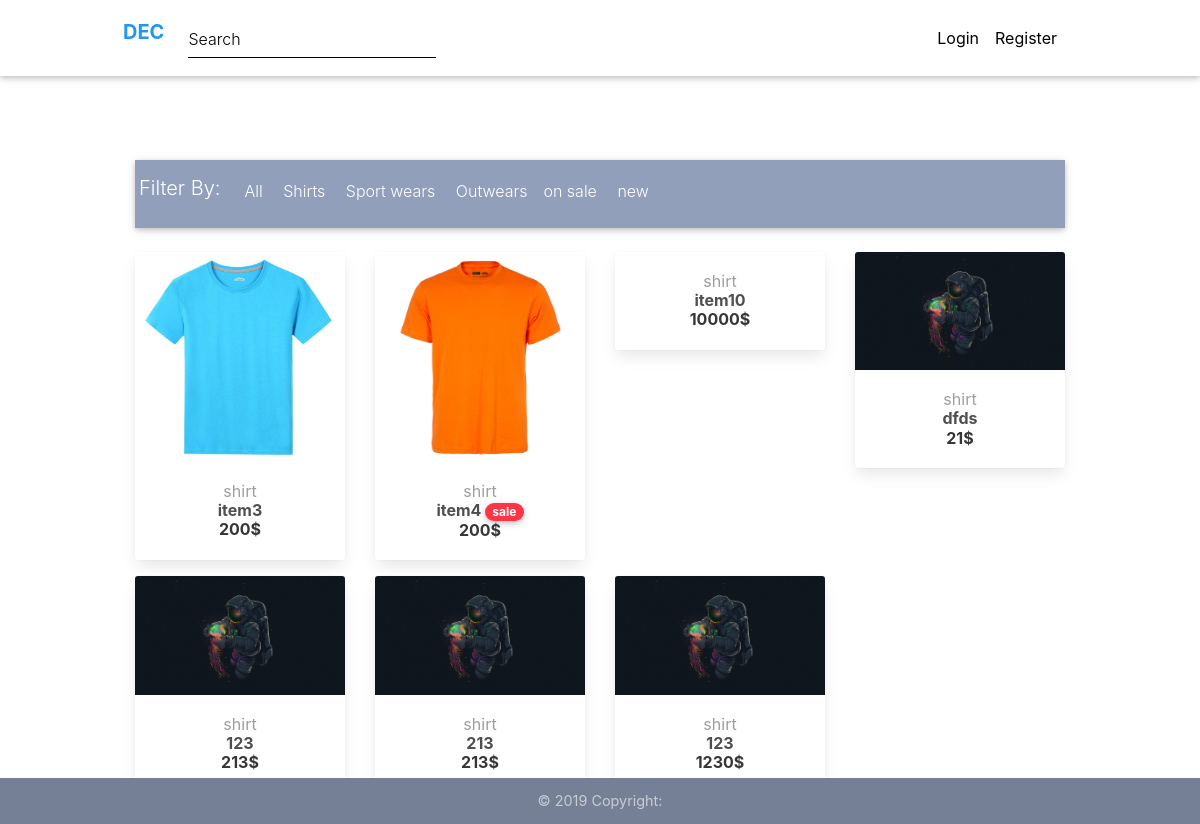
/shirt/, run on the app's committed database.
### store/models.py (models this page shows, shortened)
class Item(models.Model):
    title = models.CharField(max_length=200)
    description = models.TextField(null=True, blank=True)
    info = models.TextField(null=True, blank= True)
    price = models.IntegerField(default=0)
    discount_price = models.IntegerField(blank=True, null=True)
    image = models.ImageField(default="default.jpg", upload_to='item_pic')
    category = models.CharField(choices=CATEGORY, max_length=10)
    label = models.CharField(choices=LABEL, max_length=10, blank=True, null=True)
    image_2 = models.ImageField(default="default.jpg", null=True, blank=True, upload_to="item_pic")
    image_3 = models.ImageField(default="default.jpg", null=True, blank=True, upload_to="item_pic")
    image_4 = models.ImageField(default="default.jpg", null=True, blank=True, upload_to="item_pic")
    wish = models.ManyToManyField(User, blank=True, related_name="wish")
    objects = ItemManager()

### store/views.py (the view)
# urls.py: path('shirt/', ShirtView.as_view(), name='shirt'),
class ShirtView(ListView):
    paginate_by = 8
    template_name = "shirt-list.html"
    def get_queryset(self):
        self.item = Item.objects.filter(category='shirt')
        return self.item

### templates/shirt-list.html (shortened to what this page needs)
{% extends "base.html" %}
{% load static %}
{% block content %}
  <main class="mt-5 pt-2">
    <div class="container" style="margin-bottom: 165px">
      {% include 'categories.html' %}
      <section class="text-center mb-4">
        <div class="row wow fadeIn">
          {% for instance in object_list %}
          <div class="col-lg-3 col-md-6 mb-4">
            <div class="card">
                <div class="view overlay">
                  <img src="{{ instance.image.url }}" class="card-img-top"
                    alt="">
                </div>
                <div class="card-body text-center">
                  <a href="{% url 'store:detail' instance.pk %}" class="grey-text">
                    <h5>{{ instance.category }}</h5>
                  </a>
                  <h5>
                    <strong>
                      <a href="{% url 'store:detail' instance.pk %}" class="dark-grey-text">{{instance.title}}
                      </a>
                      {% if instance.label == "sale" %}
                      <a href="{% url 'store:sale' %}">
                        <span class="badge badge-pill danger-color">{{ instance.label }}</span>
                      </a>
                      {% elif instance.label == "new" %}
                      <a href="{% url 'store:new' %}">
                        <span class="badge badge-pill warning-color">{{ instance.label }}</span>
                      </a>
                      {% endif %}
                    </strong>
                  </h5>
                  <h4 class="font-weight-bold blue-text">
                    <strong>
                      {% if instance.discount_price %}
                        {{instance.discount_price}}$
                      {% else %}
                        {{instance.price}}$
                      {% endif %}
                    </strong>
                  </h4>
                </div>
            </div>
          </div>
          {% endfor %}
          <div class="col-lg-3 col-md-6 mb-4">
          </div>
        </div>
      </section>
    </div>
  </main>
  {% include "footer.html" %}
{% endblock content %}

### data on the page
Item: image (picture), category "shirt", title "item3", price "200"
Item: image (picture), category "shirt", title "item4", label "sale", discount_price "200"
Item: category "shirt", title "item10", price "10000"
Item: image (picture), category "shirt", title "dfds", price "21"
Item: image (picture), category "shirt", title "123", price "213"
Item: image (picture), category "shirt", title "213", price "213"
Item: image (picture), category "shirt", title "123", price "1230"
